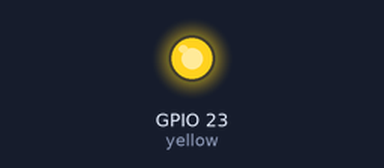
A program run on a simulated Raspberry Pi (BCM pin numbers). Shown: output pins drawn as LEDs (lit = HIGH). At 1.0 s the program stops and its outputs stay as they are.

Above: at 0.1 s.
At 1.1 s:
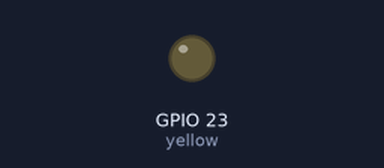
Timing chart, 0 to 2.5 s (numbered marks = the images above):
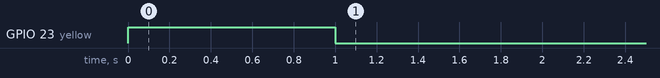

The program:

yellow.py
```python
import RPi.GPIO as GPIO
import time
import lights_config as config

GPIO.setmode(GPIO.BCM)

GPIO.setup(config.yellow, GPIO.OUT)
GPIO.output(config.yellow, 1)
time.sleep(1)

GPIO.output(config.yellow, 0)
GPIO.cleanup()
```

lights_config.py
```python
red = 18
yellow = 23
green = 24
blue = 25

button = 4
```

Measured:
- by itself, GPIO 23 (yellow): LOW → HIGH at 0.00 s, → LOW 1.0 s later
